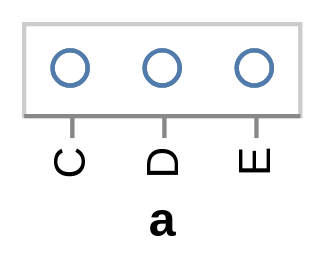

The Vega-Lite source for this figure:
### Vega specification from a JSON file in a GitHub repository (floating-point values rounded to 4 significant figures)
{"$schema": "https://vega.github.io/schema/vega/v3.0.json", "autosize": "pad", "padding": 5, "encode": {"update": {"stroke": {"value": "#ccc"}, "fill": {"value": "transparent"}}}, "data": [{"name": "source_0", "values": [{"a": "C", "b": 2}, {"a": "C", "b": 7}, {"a": "C", "b": 4}, {"a": "D", "b": 1}, {"a": "D", "b": 2}, {"a": "D", "b": 6}, {"a": "E", "b": 8}, {"a": "E", "b": 4}, {"a": "E", "b": 7}]}], "signals": [{"name": "x_step", "value": 21}, {"name": "width", "update": "bandspace(domain('x').length, 1, 0.5) * x_step"}, {"name": "height", "update": "21"}], "marks": [{"name": "marks", "type": "symbol", "role": "point", "from": {"data": "source_0"}, "encode": {"update": {"x": {"scale": "x", "field": "a"}, "y": {"value": 10.5}, "stroke": {"value": "#4c78a8"}, "fill": {"value": "transparent"}, "opacity": {"value": 0.7}}}}], "scales": [{"name": "x", "type": "point", "domain": {"data": "source_0", "field": "a", "sort": true}, "range": {"step": {"signal": "x_step"}}, "round": true, "padding": 0.5}], "axes": [{"scale": "x", "orient": "bottom", "tickCount": 5, "title": "a", "zindex": 1, "encode": {"labels": {"update": {"angle": {"value": 270}, "align": {"value": "right"}, "baseline": {"value": "middle"}}}}}]}
